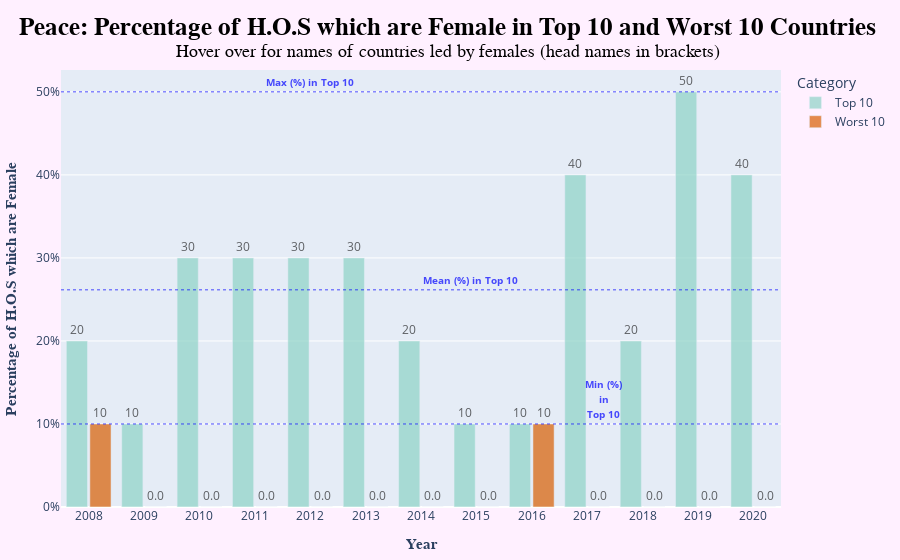

Source (notebook cell):
### Markdown cell above
The barchart above shows that female head of state representation has always been present in the Top 10 country
for each year. In other words there is no such year where this percentage was 0. Female representation has ranged
from a minimum of 10% to a maximum of 70% (in the year 2020). The average value in the top 10 category
for this representation is around 30%

For the worst 10 category we see that for most years this representation was 0 and at maximum it has only been 20%

We see that for most years female representation in the top 10 outnumbers the representation in the worst 10.

### Code cell
#Plot bar chart for peace
bars("Peace")

### Figure 1 — Plotly figure (JSON) as saved in the notebook; plotly's stock layout.template omitted (floating-point values rounded to 4 significant figures)
{"data": [{"alignmentgroup": "True", "customdata": [["New Zealand (Helen Clark), Ireland (Mary McAleese)"], ["Ireland (Mary McAleese)"], ["Finland (Tarja Halonen), Finland (Mari Kiviniemi), Australia (Julia Gillard)"], ["Denmark (Helle Thorning-Schmidt), Finland (Tarja Halonen), Finland (Mari Kiviniemi)"], ["Iceland (Jóhanna Sigurðardóttir), Denmark (Helle Thorning-Schmidt), Finland (Tarja Halonen)"], ["Iceland (Jóhanna Sigurðardóttir), Denmark (Helle Thorning-Schmidt), Slovenia (Alenka Bratušek)"], ["Denmark (Helle Thorning-Schmidt), Slovenia (Alenka Bratušek)"], ["Denmark (Helle Thorning-Schmidt)"], ["Austria (Doris Bures)"], ["Iceland (Katrín Jakobsdóttir), New Zealand (Jacinda Ardern), Austria (Doris Bures), Singapore (Halimah Yacob)"], ["New Zealand (Jacinda Ardern), Singapore (Halimah Yacob)"], ["Iceland (Katrín Jakobsdóttir), New Zealand (Jacinda Ardern), Austria (Brigitte Bierlein), Denmark (Mette Frederiksen), Singapore (Halimah Yacob)"], ["Iceland (Katrín Jakobsdóttir), New Zealand (Jacinda Ardern), Austria (Brigitte Bierlein), Denmark (Mette Frederiksen)"]], "hovertemplate": "Category=Top 10<br>Year=%{x}<br>Fem HOS (%)=%{text}<br>Countries and Heads=%{customdata[0]}<extra></extra>", "legendgroup": "Top 10", "marker": {"color": "rgba(141,211,199,0.7)", "pattern": {"shape": ""}}, "name": "Top 10", "offsetgroup": "Top 10", "orientation": "v", "showlegend": true, "text": [20, 10, 30, 30, 30, 30, 20, 10, 10, 40, 20, 50, 40], "textfont": {"color": "rgba(0,0,0,0.6)"}, "textposition": "outside", "texttemplate": "%{text:.2s}", "type": "bar", "x": [2008, 2009, 2010, 2011, 2012, 2013, 2014, 2015, 2016, 2017, 2018, 2019, 2020], "xaxis": "x", "y": [20, 10, 30, 30, 30, 30, 20, 10, 10, 40, 20, 50, 40], "yaxis": "y"}, {"alignmentgroup": "True", "customdata": [["Georgia (Nino Burjanadze)"], [""], [""], [""], [""], [""], [""], [""], ["Central African Republic (Catherine Samba-Panza)"], [""], [""], [""], [""]], "hovertemplate": "Category=Worst 10<br>Year=%{x}<br>Fem HOS (%)=%{text}<br>Countries and Heads=%{customdata[0]}<extra></extra>", "legendgroup": "Worst 10", "marker": {"color": "rgba(217,95,2,0.7)", "pattern": {"shape": ""}}, "name": "Worst 10", "offsetgroup": "Worst 10", "orientation": "v", "showlegend": true, "text": [10, 0, 0, 0, 0, 0, 0, 0, 10, 0, 0, 0, 0], "textfont": {"color": "rgba(0,0,0,0.6)"}, "textposition": "outside", "texttemplate": "%{text:.2s}", "type": "bar", "x": [2008, 2009, 2010, 2011, 2012, 2013, 2014, 2015, 2016, 2017, 2018, 2019, 2020], "xaxis": "x", "y": [10, 0, 0, 0, 0, 0, 0, 0, 10, 0, 0, 0, 0], "yaxis": "y"}], "layout": {"annotations": [{"font": {"color": "rgba(0,0,255,0.7)", "size": 10}, "showarrow": false, "text": "<b> Max (%) in Top 10 </b>", "x": 2012, "y": 50, "yshift": 10}, {"font": {"color": "rgba(0,0,255,0.7)", "size": 10}, "showarrow": false, "text": "<b> Mean (%) in Top 10 </b>", "x": 2015.0, "y": 26.15, "yshift": 10}, {"font": {"color": "rgba(0,0,255,0.7)", "size": 10}, "showarrow": false, "text": "<b> Min (%) </b>", "x": 2017.0, "y": 10, "yshift": 40}, {"font": {"color": "rgba(0,0,255,0.7)", "size": 10}, "showarrow": false, "text": "<b> in </b>", "x": 2017.0, "y": 10, "yshift": 25}, {"font": {"color": "rgba(0,0,255,0.7)", "size": 10}, "showarrow": false, "text": "<b> Top 10 </b>", "x": 2017.0, "y": 10, "yshift": 10}], "bargap": 0.15, "bargroupgap": 0.1, "barmode": "group", "legend": {"title": {"text": "Category"}, "tracegroupgap": 0}, "margin": {"b": 10, "l": 10, "r": 10, "t": 70}, "paper_bgcolor": "rgb(255,240,255)", "shapes": [{"line": {"color": "rgba(0,0,255,0.7)", "dash": "dot", "width": 1}, "type": "line", "x0": 0, "x1": 1, "xref": "x domain", "y0": 10, "y1": 10, "yref": "y"}, {"line": {"color": "rgba(0,0,255,0.7)", "dash": "dot", "width": 1}, "type": "line", "x0": 0, "x1": 1, "xref": "x domain", "y0": 26.15, "y1": 26.15, "yref": "y"}, {"line": {"color": "rgba(0,0,255,0.7)", "dash": "dot", "width": 1}, "type": "line", "x0": 0, "x1": 1, "xref": "x domain", "y0": 50, "y1": 50, "yref": "y"}], "title": {"font": {"color": "black", "family": "serif", "size": 25}, "text": "<b>Peace: Percentage of H.O.S which are Female in Top 10 and Worst 10 Countries </b><br><sup>Hover over for names of countries led by females (head names in brackets) </sup>", "x": 0.5}, "xaxis": {"anchor": "y", "domain": [0, 1], "tickmode": "linear", "tickvals": [2009, 2010, 2011, 2012, 2013, 2014, 2015, 2016, 2017, 2018, 2019, 2020], "title": {"font": {"family": "serif", "size": 15}, "text": "<b> Year </b>"}}, "yaxis": {"anchor": "x", "domain": [0, 1], "ticksuffix": "%", "title": {"font": {"family": "serif", "size": 15}, "text": "<b> Percentage of H.O.S which are Female </b>"}}}}
